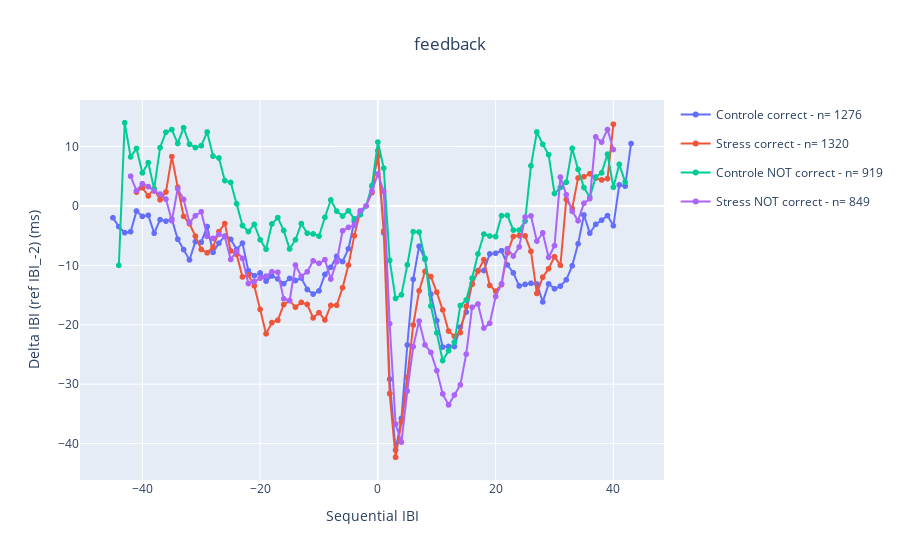

Source (notebook cell):
### Markdown cell above
### Per group & answered correctly

### Code cell
fig_list = []
fig = go.Figure()
for answered_correctly in [True, False]:
    shown_groups = []
    for group in ["Controle", "Stress"]:
        rr_group = []
        df_f_gr = df_feedback[
            (df_feedback["Procedure[Block]"] == group)
            & (df_feedback.answered_correctly == answered_correctly)
        ]
        for feeback_idx, _ in df_f_gr.iterrows():
            rr_d = (
                df_slc[df_slc["feedback_index"] == feeback_idx]
                .copy()
                .set_index("IBI_pos")
                .sort_index()["RR_delta_ms"]
            )
            rr_group.append(rr_d)

        df_rr_group = pd.concat(rr_group, axis=1, ignore_index=False)
        rr_group_mean = df_rr_group.mean(axis=1)
        rr_group_std = df_rr_group.std(axis=1)
        fig.add_trace(
            go.Scattergl(
                x=rr_group_mean.index,
                y=rr_group_mean,
#                 error_y=dict(type="data", array=rr_group_std, visible=True),
                mode="markers+lines",
                name=group
                + f"{' NOT' if not answered_correctly else ''} correct - n= {df_rr_group.shape[1]}",
                legendgroup=group + str(answered_correctly),
                showlegend=group not in shown_groups,
            )
        )
        shown_groups.append(group)

fig.update_layout(height=400, title="feedback", title_x=0.5)
fig.update_xaxes(title_text="Sequential IBI")
fig.update_yaxes(title_text=f"Delta IBI (ref IBI_{reference_ibi_pos}) (ms)")
fig.show()

### Figure 1 — Plotly figure (JSON) as saved in the notebook; plotly's stock layout.template omitted (floating-point values rounded to 4 significant figures)
{"data": [{"legendgroup": "ControleTrue", "mode": "markers+lines", "name": "Controle correct - n= 1276", "showlegend": true, "type": "scattergl", "x": [-45, -44, -43, -42, -41, -40, -39, -38, -37, -36, -35, -34, -33, -32, -31, -30, -29, -28, -27, -26, -25, -24, -23, -22, -21, -20, -19, -18, -17, -16, -15, -14, -13, -12, -11, -10, -9, -8, -7, -6, -5, -4, -3, -2, -1, 0, 1, 2, 3, 4, 5, 6, 7, 8, 9, 10, 11, 12, 13, 14, 15, 16, 17, 18, 19, 20, 21, 22, 23, 24, 25, 26, 27, 28, 29, 30, 31, 32, 33, 34, 35, 36, 37, 38, 39, 40, 41, 42, 43], "y": [-2, -3.5, -4.5, -4.333, -0.8571, -1.76, -1.571, -4.594, -2.31, -2.565, -2.213, -5.604, -7.348, -9.08, -6.024, -6.095, -3.469, -7.813, -6.262, -5.07, -5.616, -7.318, -6.262, -10.91, -11.75, -11.28, -12.65, -11.79, -12.28, -13.09, -12.21, -12.55, -12.14, -14.06, -14.83, -14.3, -11.53, -10.32, -8.481, -9.357, -7.212, -2.598, -1.079, 0, 3.289, 8.353, -4.549, -29.17, -41.08, -35.77, -23.4, -12.34, -6.782, -8.98, -14.83, -19.29, -23.75, -23.65, -23.66, -20.4, -17.87, -13.02, -10.88, -10.87, -8.076, -7.969, -7.528, -9.923, -11.27, -13.47, -13.21, -13.01, -13.14, -16.15, -13.13, -13.95, -13.49, -12.43, -10.08, -6.38, -1.524, -4.574, -3.1, -2.393, -1.63, -3.333, 3.538, 3.333, 10.5]}, {"legendgroup": "StressTrue", "mode": "markers+lines", "name": "Stress correct - n= 1320", "showlegend": true, "type": "scattergl", "x": [-41, -40, -39, -38, -37, -36, -35, -34, -33, -32, -31, -30, -29, -28, -27, -26, -25, -24, -23, -22, -21, -20, -19, -18, -17, -16, -15, -14, -13, -12, -11, -10, -9, -8, -7, -6, -5, -4, -3, -2, -1, 0, 1, 2, 3, 4, 5, 6, 7, 8, 9, 10, 11, 12, 13, 14, 15, 16, 17, 18, 19, 20, 21, 22, 23, 24, 25, 26, 27, 28, 29, 30, 31, 32, 33, 34, 35, 36, 37, 38, 39, 40], "y": [2.333, 3.067, 1.684, 2.9, 1.048, 2.345, 8.3, 3.148, -1.75, -3, -5.085, -7.324, -7.894, -6.912, -4.329, -2.966, -7.572, -8.155, -11.95, -11.61, -13.45, -17.42, -21.52, -19.63, -19.25, -16.62, -15.93, -17.03, -16.23, -16.58, -18.84, -17.96, -19.19, -16.73, -16.72, -13.76, -9.95, -5.005, -0.9075, 0, 2.25, 9.307, -4.226, -31.59, -42.3, -36.36, -28.82, -20.05, -14.3, -11.03, -11.88, -14.52, -17.49, -21.06, -21.96, -21.31, -16.88, -13.2, -10.98, -9.05, -13.38, -14.34, -13.23, -7.916, -5.146, -4.982, -5.046, -7.649, -14.73, -11.99, -10.56, -8.55, -10, 1.1, -0.4464, 4.703, 4.92, 5.421, 4.684, 4.368, 4.6, 13.75]}, {"legendgroup": "ControleFalse", "mode": "markers+lines", "name": "Controle NOT correct - n= 919", "showlegend": true, "type": "scattergl", "x": [-44, -43, -42, -41, -40, -39, -38, -37, -36, -35, -34, -33, -32, -31, -30, -29, -28, -27, -26, -25, -24, -23, -22, -21, -20, -19, -18, -17, -16, -15, -14, -13, -12, -11, -10, -9, -8, -7, -6, -5, -4, -3, -2, -1, 0, 1, 2, 3, 4, 5, 6, 7, 8, 9, 10, 11, 12, 13, 14, 15, 16, 17, 18, 19, 20, 21, 22, 23, 24, 25, 26, 27, 28, 29, 30, 31, 32, 33, 34, 35, 36, 37, 38, 39, 40, 41, 42], "y": [-10, 14, 8.25, 9.667, 5.571, 7.286, 2.846, 9.818, 12.42, 12.85, 10.51, 13.17, 10.39, 9.825, 10.13, 12.44, 8.384, 8.067, 4.262, 3.956, 0.3694, -3.299, -4.307, -3.106, -5.686, -7.278, -3.03, -1.966, -4.13, -7.243, -5.707, -2.974, -4.589, -4.717, -5.082, -1.919, 1.01, -0.8687, -1.704, -0.8192, -2.183, -1.495, 0, 3.446, 10.74, 6.347, -9.156, -15.57, -14.95, -9.913, -4.345, -4.395, -8.817, -16.85, -21.35, -26.03, -24.38, -22.92, -16.77, -15.83, -12.16, -8.08, -4.739, -5.062, -5.166, -1.642, -1.598, -4.068, -4.059, -2.544, 6.757, 12.44, 10.37, 8.62, 2.094, 3.116, 3.984, 9.686, 6.143, 3.103, 1.455, 4.875, 5.571, 8.714, 3.143, 7, 4]}, {"legendgroup": "StressFalse", "mode": "markers+lines", "name": "Stress NOT correct - n= 849", "showlegend": true, "type": "scattergl", "x": [-42, -41, -40, -39, -38, -37, -36, -35, -34, -33, -32, -31, -30, -29, -28, -27, -26, -25, -24, -23, -22, -21, -20, -19, -18, -17, -16, -15, -14, -13, -12, -11, -10, -9, -8, -7, -6, -5, -4, -3, -2, -1, 0, 1, 2, 3, 4, 5, 6, 7, 8, 9, 10, 11, 12, 13, 14, 15, 16, 17, 18, 19, 20, 21, 22, 23, 24, 25, 26, 27, 28, 29, 30, 31, 32, 33, 34, 35, 36, 37, 38, 39, 40], "y": [5, 2.571, 3.75, 3.25, 2.5, 2, 1.154, -2.5, 2.897, 1.086, -2.804, -1.655, -0.9875, -5.117, -5.47, -4.781, -5.167, -9.012, -7.621, -8.84, -13.06, -12.74, -12.15, -11.81, -11.07, -11.17, -15.63, -15.93, -9.954, -11.85, -11.08, -9.241, -9.662, -9.052, -12.3, -9.411, -4.186, -3.615, -3.234, -0.8223, 0, 2.527, 5.384, 2.423, -19.82, -36.73, -39.75, -31.14, -23.68, -19.38, -23.39, -24.65, -27.72, -31.63, -33.49, -31.82, -30.11, -24.95, -17.05, -16.51, -20.56, -19.74, -15.25, -13.1, -7.206, -8.438, -6.906, -1.877, -1.683, -5.923, -4.537, -8.651, -6.688, 4.851, 1.892, -0.8929, -2.5, 0.4545, 1.222, 11.62, 10.75, 12.86, 9.5]}], "layout": {"autosize": true, "title": {"text": "feedback", "x": 0.5}, "xaxis": {"autorange": true, "range": [-50.27, 48.27], "title": {"text": "Sequential IBI"}, "type": "linear"}, "yaxis": {"autorange": true, "range": [-46.66, 18.36], "title": {"text": "Delta IBI (ref IBI_-2) (ms)"}, "type": "linear"}}}
